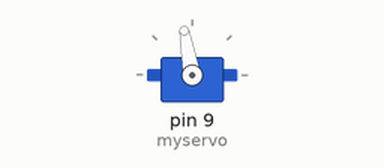
Simulated run of this sketch. Board: Arduino Uno, built with avr-gcc and run on an emulated ATmega328P. Shown: servo.

Above: at 0.05 s.
Timing chart, 0 to 3.0 s (numbered marks = the images above):
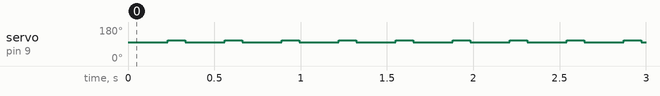

The sketch:

pilot.ino
```cpp
#include <Servo.h>

Servo myservo;
int pos;
String a;

void setup() {
  // put your setup code here, to run once:
  pos = 100;
  myservo.attach(9);
  myservo.write(pos);
  Serial.begin(9600);
}

// 320 seems to be a fairly consistent hover
void setTapRate(int rate){
  pos = 100;
  myservo.write(pos);
  delay(rate);
  pos = 111;
  myservo.write(pos);
  delay(100);
}

void loop() {
  /**
  if( Serial.available() ){
    a = Serial.read();
    for( int i = 0; i < a.length; i++ ){
      setTapRate(a[i]);
      delay(2000);
    }
  }
  **/
  setTapRate(230);
}
```

Measured:
- by itself, servo on pin 9 (myservo): alternates 111° for 0.10 s and 100° for 0.23 s
